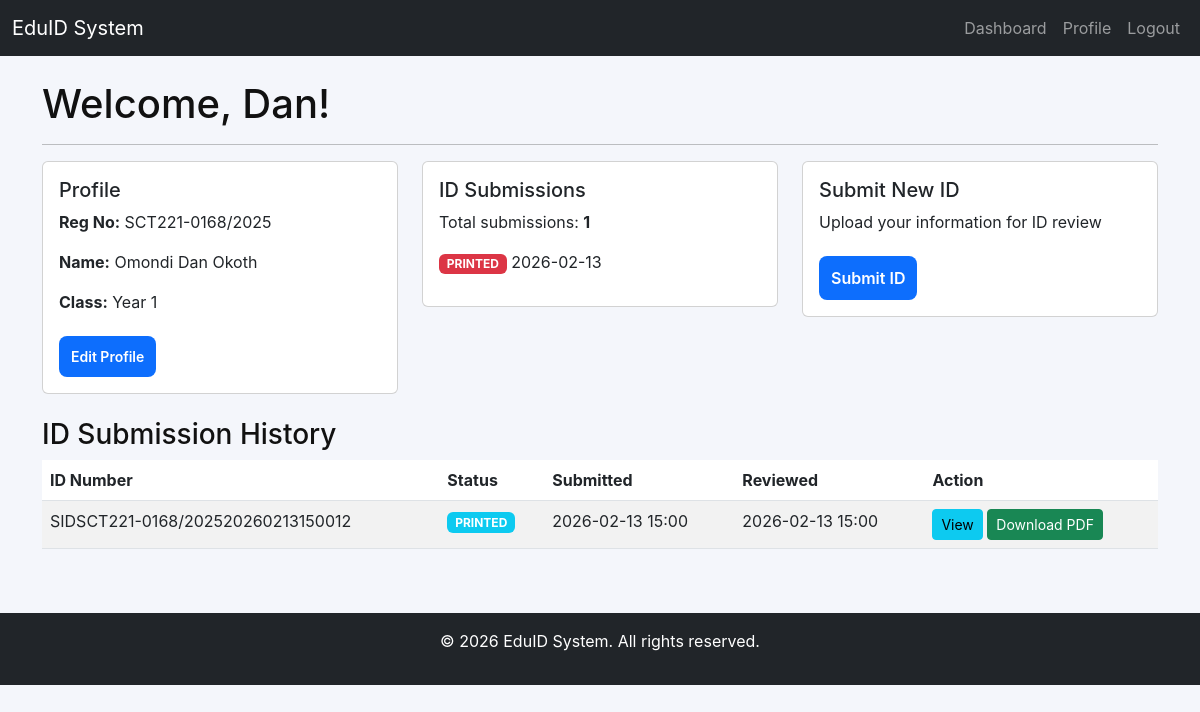
Screenshot of /student/dashboard (signed in) with the database file from the repository.
### app/models/user.py (models this page shows, shortened)
class User(UserMixin, db.Model):
    id = db.Column(db.Integer, primary_key=True)
    username = db.Column(db.String(80), unique=True, nullable=False)
    password_hash = db.Column(db.String(256), nullable=False)
    role = db.Column(db.String(20), default="student")

### app/models/student.py (models this page shows)
class Student(db.Model):
    id = db.Column(db.Integer, primary_key=True)
    user_id = db.Column(db.Integer, db.ForeignKey('user.id'), nullable=False, unique=True)
    reg_no = db.Column(db.String(30), unique=True, nullable=False)
    full_name = db.Column(db.String(120), nullable=False)
    school_name = db.Column(db.String(200))  # School name
    course = db.Column(db.String(200))  # Course/Program name
    email = db.Column(db.String(120))
    phone = db.Column(db.String(20))
    date_of_birth = db.Column(db.Date)
    class_level = db.Column(db.String(50))
    valid_until = db.Column(db.Date)  # ID valid until date
    photo = db.Column(db.String(200))
    blood_type = db.Column(db.String(10))  # e.g., O+, A-, AB+
    allergies = db.Column(db.String(200))
    emergency_contact_name = db.Column(db.String(120))
    emergency_contact_phone = db.Column(db.String(20))
    school_ids = db.relationship('SchoolID', backref='student', lazy=True, cascade='all, delete-orphan')
    created_at = db.Column(db.DateTime, default=datetime.utcnow)
    updated_at = db.Column(db.DateTime, default=datetime.utcnow, onupdate=datetime.utcnow)

class SchoolID(db.Model):
    id = db.Column(db.Integer, primary_key=True)
    student_id = db.Column(db.Integer, db.ForeignKey('student.id'), nullable=False)
    id_number = db.Column(db.String(50), unique=True, nullable=False)
    status = db.Column(db.String(20), default='pending')  # pending, approved, rejected, printed
    submission_date = db.Column(db.DateTime, default=datetime.utcnow)
    approval_date = db.Column(db.DateTime)
    rejection_reason = db.Column(db.Text)
    qr_code = db.Column(db.String(200))  # path to QR code image
    preview_image = db.Column(db.String(200))  # path to ID preview image
    pdf_file = db.Column(db.String(200))  # path to generated PDF
    notes = db.Column(db.Text)  # admin notes
    created_at = db.Column(db.DateTime, default=datetime.utcnow)
    updated_at = db.Column(db.DateTime, default=datetime.utcnow, onupdate=datetime.utcnow)

### app/routes/student.py (the view)
@student_bp.route("/dashboard")
@login_required
@student_required
def dashboard():
    student = Student.query.filter_by(user_id=current_user.id).first()
    school_ids = []
    if student:
        school_ids = SchoolID.query.filter_by(student_id=student.id).order_by(SchoolID.submission_date.desc()).all()
    return render_template("student/dashboard.html", student=student, school_ids=school_ids)

### app/templates/student/dashboard.html (shortened to what this page needs)
{% extends "base.html" %}
{% block content %}
<div class="row">
    <div class="col-md-12">
        <h1>Welcome, {{ current_user.username }}!</h1>
        <hr>
    </div>
</div>
<div class="row mb-4">
    <div class="col-md-4">
        <div class="card">
            <div class="card-body">
                <h5 class="card-title">Profile</h5>
                {% if student %}
                    <p><strong>Reg No:</strong> {{ student.reg_no }}</p>
                    <p><strong>Name:</strong> {{ student.full_name }}</p>
                    <p><strong>Class:</strong> {{ student.class_level or 'N/A' }}</p>
                    <a href="{{ url_for('student.profile') }}" class="btn btn-sm btn-primary">Edit Profile</a>
                {% else %}
                    <p>No profile found. Please create one.</p>
                {% endif %}
            </div>
        </div>
    </div>
    <div class="col-md-4">
        <div class="card">
            <div class="card-body">
                <h5 class="card-title">ID Submissions</h5>
                <p class="card-text">Total submissions: <strong>{{ school_ids|length }}</strong></p>
                {% if school_ids %}
                    <ul class="list-unstyled">
                        {% for id in school_ids[:3] %}
                            <li>
                                <span class="badge bg-{{ 'success' if id.status == 'approved' else 'warning' if id.status == 'pending' else 'danger' }}">{{ id.status|upper }}</span>
                                {{ id.submission_date.strftime('%Y-%m-%d') }}
                            </li>
                        {% endfor %}
                    </ul>
                {% else %}
                    <p>No submissions yet</p>
                {% endif %}
            </div>
        </div>
    </div>
    <div class="col-md-4">
        <div class="card">
            <div class="card-body">
                <h5 class="card-title">Submit New ID</h5>
                <p class="card-text">Upload your information for ID review</p>
                <a href="{{ url_for('student.submit_id') }}" class="btn btn-primary">Submit ID</a>
            </div>
        </div>
    </div>
</div>
<div class="row">
    <div class="col-md-12">
        <h3>ID Submission History</h3>
        {% if school_ids %}
            <div class="table-responsive">
                <table class="table table-striped">
                    <thead>
                        <tr>
                            <th>ID Number</th>
                            <th>Status</th>
                            <th>Submitted</th>
                            <th>Reviewed</th>
                            <th>Action</th>
                        </tr>
                    </thead>
                    <tbody>
                        {% for id in school_ids %}
                            <tr>
                                <td>{{ id.id_number }}</td>
                                <td>
                                    <span class="badge bg-{{ 'success' if id.status == 'approved' else 'warning' if id.status == 'pending' else 'info' if id.status == 'printed' else 'danger' }}">
                                        {{ id.status|upper }}
                                    </span>
                                </td>
                                <td>{{ id.submission_date.strftime('%Y-%m-%d %H:%M') }}</td>
                                <td>
                                    {% if id.approval_date %}
                                        {{ id.approval_date.strftime('%Y-%m-%d %H:%M') }}
                                    {% else %}
                                        -
                                    {% endif %}
                                </td>
                                <td>
                                    <a href="{{ url_for('student.preview_id', id_id=id.id) }}" class="btn btn-sm btn-info">View</a>
                                    {% if id.status in ['approved', 'printed'] %}
                                        <a href="{{ url_for('student.download_id_pdf', id_id=id.id) }}" class="btn btn-sm btn-success">Download PDF</a>
                                    {% endif %}
                                </td>
                            </tr>
                        {% endfor %}
                    </tbody>
                </table>
            </div>
        {% else %}
            <div class="alert alert-info">No ID submissions yet. <a href="{{ url_for('student.submit_id') }}">Submit your first ID</a></div>
        {% endif %}
    </div>
</div>
{% endblock %}

### app/static/css/style.css (style rules this page uses)
:root { --bg:#f4f6fb; --card:#ffffff; --muted:#6c757d; --accent:#0d6efd; --danger:#dc3545; --radius:10px; --max-width:420px; }
* { box-sizing:border-box }
body { font-family:Inter,system-ui,Segoe UI,Roboto,Arial,sans-serif;background:var(--bg);margin:0;color:#111 }
.btn-primary { margin-top:6px;padding:10px 12px;background:var(--accent);color:#fff;border:none;border-radius:8px;font-weight:600;cursor:pointer }
a { color:var(--accent) }

### rows the page displays
User: username "Dan"
Student: reg_no "SCT221-0168/2025", full_name "Omondi Dan Okoth", class_level "Year 1"
SchoolID: status "PRINTED", submission_date "2026-02-13", id_number "SIDSCT221-0168/202520260213150012", submission_date "2026-02-13 15:00", approval_date "2026-02-13 15:00"

### other values shown
{{ school_ids|length }} "1"
